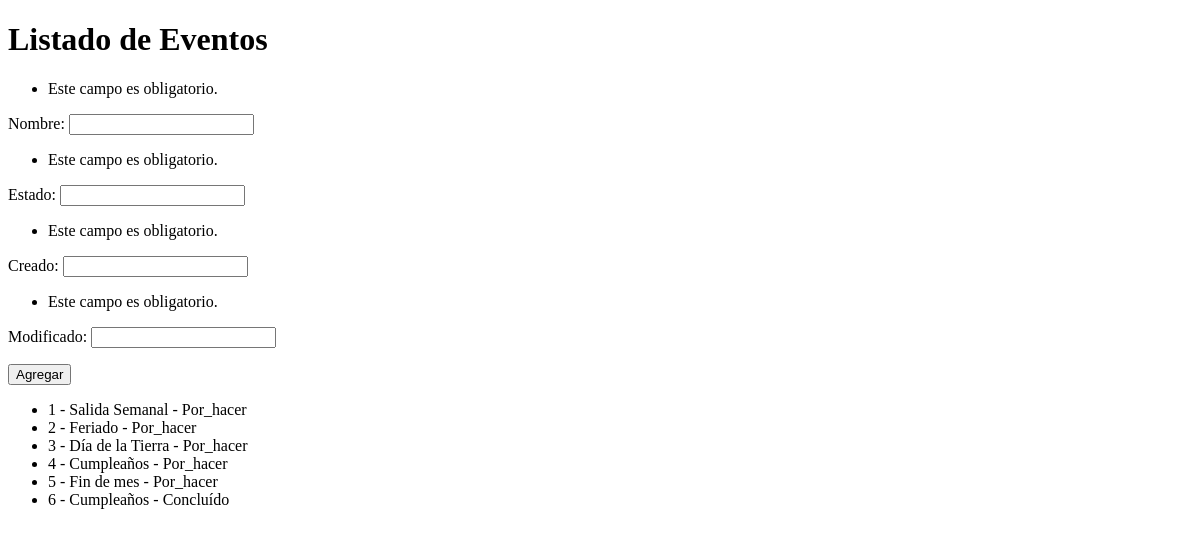
The app's page /eventos/create, older data.
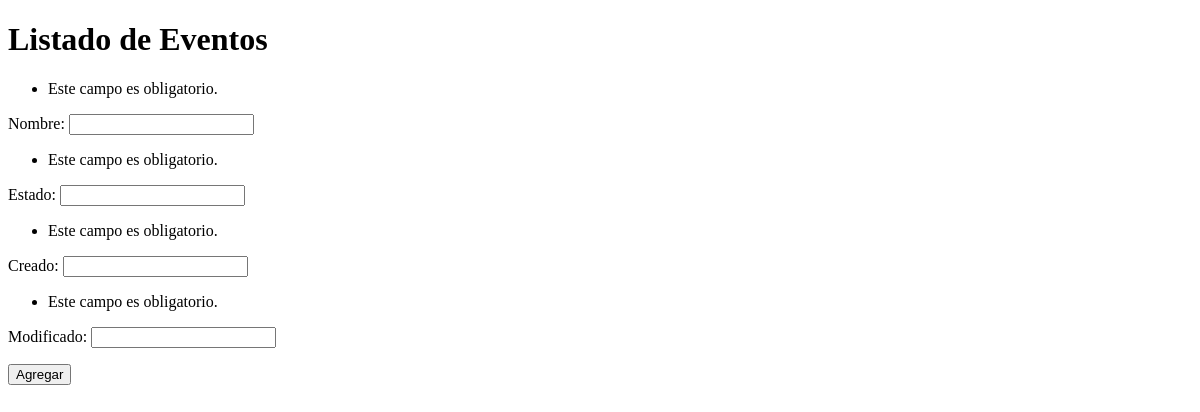
The same page, newer data.
### AppTrekking/models.py (models this page shows, shortened)
class Evento(models.Model):
    nombre = models.TextField(max_length=100)
    estado = models.TextField(max_length=100)
    creado = models.DateTimeField(auto_now_add="")
    modificado = models.DateTimeField(auto_now="")
    def __str__(self):
        return f"{self.id} - {self.nombre} - {self.estado}"

### AppTrekking/views.py (the view)
# urls.py: path('eventos/create', crear_evento, name="eventos-create"),
def crear_evento(request):
    fe= EventoForm(request.POST)
    eventos = Evento.objects.all()
    context= {"eventos": eventos, "form": fe}
    if fe.is_valid():
        Evento(nombre= fe.data["nombre"], estado= fe.data["estado"], creado= fe.data["creado"], modificado= fe.data["modificado"]).save()
    return render(request, "AppTrekking/eventos.html", context)

### AppTrekking/forms.py
class EventoForm(forms.Form):
    nombre = forms.CharField(max_length=100)
    estado = forms.CharField(max_length=100)
    creado = forms.DateField()
    modificado = forms.DateField()

### AppTrekking/templates/AppTrekking/eventos.html (shortened to what this page needs)
{% extends 'AppTrekking/index.html' %}
{% block titulo %} Listado de Eventos {% endblock %}
{% block listado%}
<form action="{% url 'eventos-create' %}" method="POST">
    {{form.as_p}}
    <input type="submit" value="Agregar">
</form>
<ul>
    {% for evento in eventos %}
        <li>{{evento}}</li>
    {% endfor %}
</ul>
{% endblock %}

Row changes from the older to the newer data that the page shows:
removed Evento: id+nombre+estado "1 - Salida Semanal - Por_hacer"
removed Evento: id+nombre+estado "2 - Feriado - Por_hacer"
removed Evento: id+nombre+estado "3 - Día de la Tierra - Por_hacer"
removed Evento: id+nombre+estado "4 - Cumpleaños - Por_hacer"
removed Evento: id+nombre+estado "5 - Fin de mes - Por_hacer"
removed Evento: id+nombre+estado "6 - Cumpleaños - Concluído"
